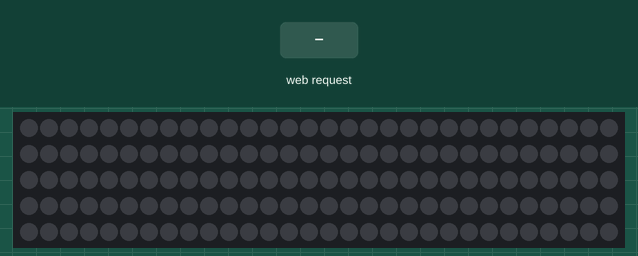
This sketch was run on a simulated ESP32. Shown: 150 RGB LEDs in strip order, left to right, continuing on the next row. The inputs (shaded band) are chosen by the test bench. WiFi joins after 1.5 s; servers stay silent unless stated; what the sketch prints to the serial monitor is not drawn.

Above: at 2.7 s.
2.8 s: HTTP request GET /trash/off received
At 3.2 s:
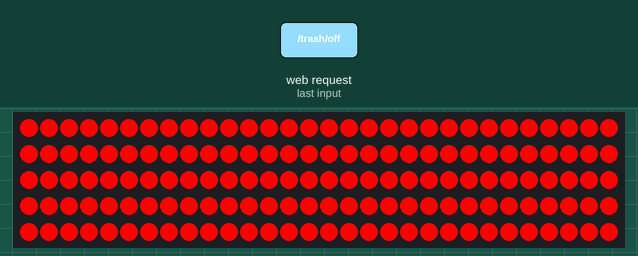
4.3 s: HTTP request GET /trash/command?type=metal received
At 5.5 s:
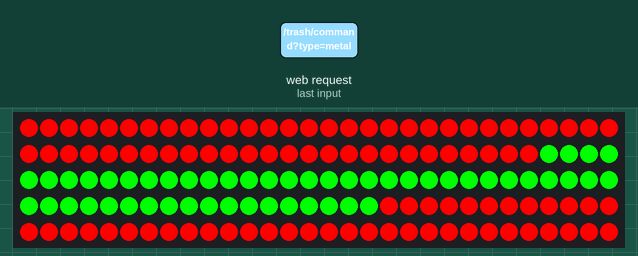
5.8 s: HTTP request GET /trash/off?type=metal received
At 6.7 s:
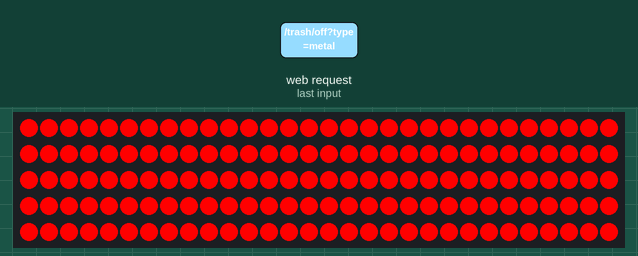
Timing chart, 0 to 8.8 s (numbered marks = the images above; inputs shaded):
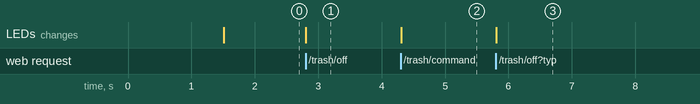

Measured:
- after the input at 2.8 s, the LEDs: change at once (image 1)
- after the input at 4.3 s, the LEDs: change at once (image 2)
- after the input at 5.8 s, the LEDs: change at once (image 3)

The sketch:

esp32_webserver.ino
```cpp
#include "WiFi.h"
#include <Adafruit_NeoPixel.h>
#include <WebServer.h>

const char* ssid = "Shadi_WIFI";         // Replace with your Wi-Fi SSID
const char* password = "your_password";  // Replace with your Wi-Fi password

#define LED_PIN 13    // GPIO pin connected to the LEDs.
#define NUM_LEDS 150  // Number of LEDs in the strip

Adafruit_NeoPixel strip = Adafruit_NeoPixel(NUM_LEDS, LED_PIN, NEO_GRB + NEO_KHZ800);
WebServer server(80);

void setup() {
  Serial.begin(115200);
  WiFi.begin(ssid, password);

  while (WiFi.status() != WL_CONNECTED) {
    delay(500);
    Serial.print(".");
  }

  Serial.println("");
  Serial.println("WiFi connected");
  Serial.println("IP address: ");
  Serial.println(WiFi.localIP());

  // Initialize the NeoPixel strip
  strip.begin();
  strip.show(); // Initialize all pixels to 'off'

  // Setup web server handlers
  server.on("/trash/command", []() {
    if (server.hasArg("type")) {
      String commandType = server.arg("type");
      setLEDColors(commandType);
      server.send(200, "text/plain", "LEDs updated based on " + commandType);
    } else {
      server.send(400, "text/plain", "Command type not specified");
    }
  });

  server.on("/trash/off", []() {
    for (int i = 0; i < strip.numPixels(); i++) {
      strip.setPixelColor(i, strip.Color(255, 0, 0));  // Turn off
    }
    strip.show();
    server.send(200, "text/plain", "LED is off");
  });

  server.begin();
}

void setLEDColors(String command) {
    int oneThird = NUM_LEDS / 3;
    uint32_t red = strip.Color(255, 0, 0);  // Red
    uint32_t green = strip.Color(0, 255, 0);  // Green

    uint32_t firstThirdColor, secondThirdColor, thirdThirdColor;

    // Assign colors based on command
    if (command == "biodegradable") {
        firstThirdColor = green;
        secondThirdColor = red;
        thirdThirdColor = red;
    } else if (command == "metal") {
        firstThirdColor = red;
        secondThirdColor = green;
        thirdThirdColor = red;
    } else if (command == "plastic") {
        firstThirdColor = red;
        secondThirdColor = red;
        thirdThirdColor = green;
    } else {
        firstThirdColor = green;
        secondThirdColor = red;
        thirdThirdColor = red;
    }

    // Apply colors to each third
    for (int i = 0; i < oneThird+4; i++) {
        strip.setPixelColor(i, firstThirdColor);
    }
    for (int i = oneThird+6; i < 2 * oneThird+8; i++) {
        strip.setPixelColor(i, secondThirdColor);
    }
    for (int i = 2 * oneThird+8; i < NUM_LEDS; i++) {
        strip.setPixelColor(i, thirdThirdColor);
    }
    strip.show();
}

void loop() {
  server.handleClient();
}
```
